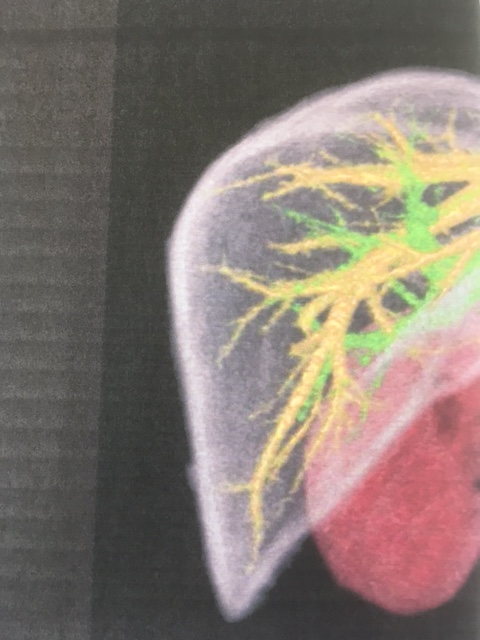
#> input picture IMG_1562.JPG, 480 x 640 px, found by its file name
$ python PlayWithImages4.py
#> lines starting #> are read from the running program, lines starting #| are printed output that depends on the picture; after the words box and inside, x2 and y2 are one past the last pixel; in counts of white or black regions, pixels touching at a corner belong together
#In this code, we will learn how to load and display the layers of an image
import cv2 #This module is needed to process images
import numpy as np #This numerical module is needed to compute with arrays
import matplotlib.pyplot as plt #This module is needed to plot data

def ModifyImage(M):
    ind = np.where(M > 200) #Obtain all coordinates of pixels greater than this threshold value
    rows = ind[0] #First argument of ind containing all height coordinates corresponding to this threshold
    cols = ind[1] #Second argument of ind with all width coordinates corresponding to this threshold
    print('How many? ',len(rows))
    NewM = M
    NewM[rows,cols] = 0
    return NewM

def MyCreative(M): #Now go mad here. Do any creative editing
    #In this function, I will pick pixels of value greater than some threshold
    #And then I will change pixels in its neighborhood by randomly picking them
    S = M.shape
    ind = np.where(M > 240) #Obtain all coordinates of pixels greater than this threshold value
    N = 10 #Neighborhood size
    rows = ind[0] #First argument of ind containing all height coordinates corresponding to this threshold
    cols = ind[1] #Second argument of ind with all width coordinates corresponding to this threshold
    print('How many? ',len(rows))
    NewM = M
    for i in range(len(rows)):
        r = rows[i] #Pick a row
        c = cols[i] #Pick a column
        if (r < S[0] - N) & (r > N) & (c < S[1] - N) & (c > N): #Do the following only if the pixel is at least N distance within the boundary of the image
            Rpicks = (r + np.random.randint(-N,N,size=N)) #Generate a vector of N random integers around the chosen point
            Cpicks = (c + np.random.randint(-N,N,size=N))
            NewM[Rpicks,Cpicks] = 20 #Then I modify the pixels in the choen neighborhood to this value
    return NewM

img = cv2.imread('IMG_1562.jpg') #imread is a method in cv2 module to load an image
#> img is the input picture: shape (640, 480, 3); mean B, G, R 112.9, 120.7, 133.1
img_gray = cv2.cvtColor(img, cv2.COLOR_BGR2GRAY) #Convert to a gray image
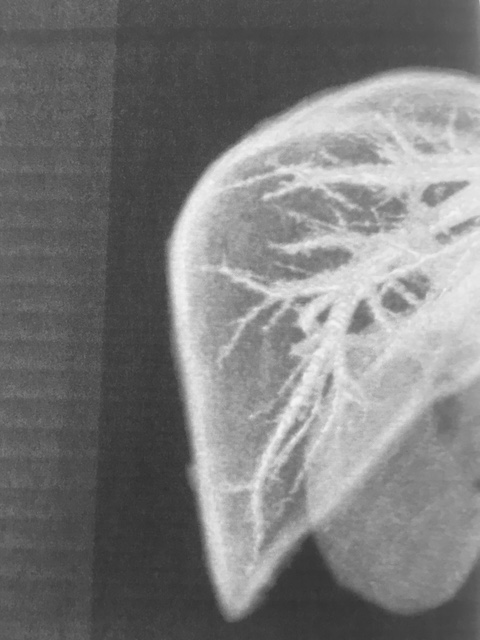
#> img_gray: shape (640, 480); min 49, max 245, mean 123.5
S = img_gray.shape #The image is then a Python object. Objects have attributes. Shape is one such attribute
#> S = (640, 480)
print('The image is of', S,' shape.')
#| The image is of (640, 480)  shape.
#print('The image is of', img.shape ,'shape and has', S[2] ,'layers.') #S[0] is the height in pixels, S[1] is that for width, and S[2] is the number of layers
#Now let's use a for loop to simplify what we do with layers
if len(S) == 3: #Check if it is a color image
    L = S[2] #Assign it to another variable for convenience
else:
    L = 0
    print('The image has less than 3 layers, possibly gray scale')

if L == 3:
    plt.figure()
    for i in range(L):
        layer = img[:,:,i]
        modifiedLayer = MyCreative(layer)
        plt.subplot(2,2,i+1) #This is because i starts with 0.
        plt.imshow(modifiedLayer,None)
        plt.title(['Layer-',i])
else:
    plt.figure()
    layer = img[:,:]
    plt.subplot(2,2,1) #This is because i starts with 0.
    plt.imshow(layer,None)
    plt.title(['Unedited'])

    modifiedLayer = MyCreative(layer)
#> in MyCreative, `rows = ind[0]`: rows = 12094 values from 116 to 513
#> in MyCreative, `cols = ind[1]`: cols = 12094 values, max 479 at index 327, min 175 at index 7100, mean 373.8
#| How many?  12094
#> the loop in MyCreative, `for i in range(len(rows)):` made 12094 passes
#> (r, c, Rpicks, Cpicks) on passes 1 to 6: (116, 377, [118, 121, 106, 109, 109, 113, 115, 125, 124, 110], [373, 379, 368, 373, 374, 381, 384, 372, 380, 375]), (116, 378, [115, 125, 122, 125, 111, 121, 121, 106, 124, 109], [385, 387, 387, 387, 382, 375, 368, 369, 377, 368]), (117, 378, [117, 110, 118, 125, 109, 107, 107, 111, 112, 113], [376, 385, 383, 372, 377, 378, 369, 369, 375, 377]), (123, 385, [116, 119, 124, 127, 131, 113, 127, 116, 125, 123], [386, 379, 381, 379, 390, 378, 387, 379, 383, 389]), (123, 386, [128, 116, 128, 126, 129, 130, 118, 122, 116, 113], [381, 376, 393, 394, 380, 378, 392, 379, 378, 386]), (123, 387, [126, 129, 120, 122, 113, 123, 131, 124, 115, 115], [380, 380, 395, 391, 380, 394, 395, 391, 386, 378])
#> (r, c, Rpicks) on pass 100: (137, 450, [134, 145, 137, 133, 131, 134, 142, 140, 130, 133])
#> after the loop in MyCreative, `for i in range(len(rows)):`:
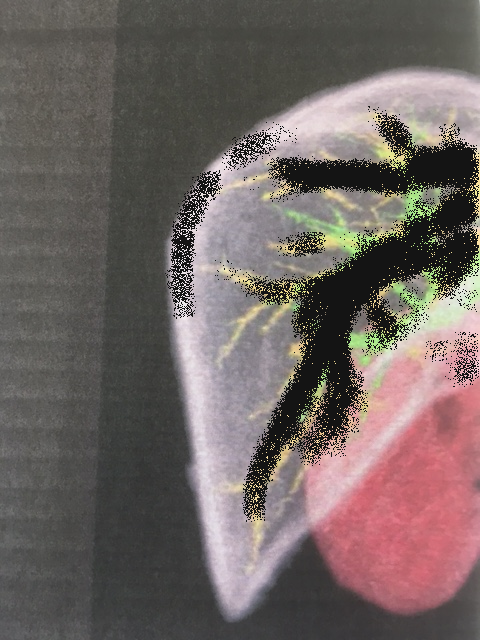
#> NewM: shape (640, 480, 3); 10.65% of pixels changed, all inside (x1, y1, x2, y2) = (165, 106, 479, 522)
    plt.subplot(2,2,2) #This is because i starts with 0.
    plt.imshow(modifiedLayer,None)
    plt.title(['Edited'])
    plt.show()
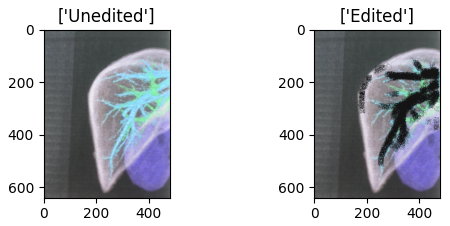
#> figure drawn by matplotlib, 2 panels; B, G, R data is drawn as R, G, B
